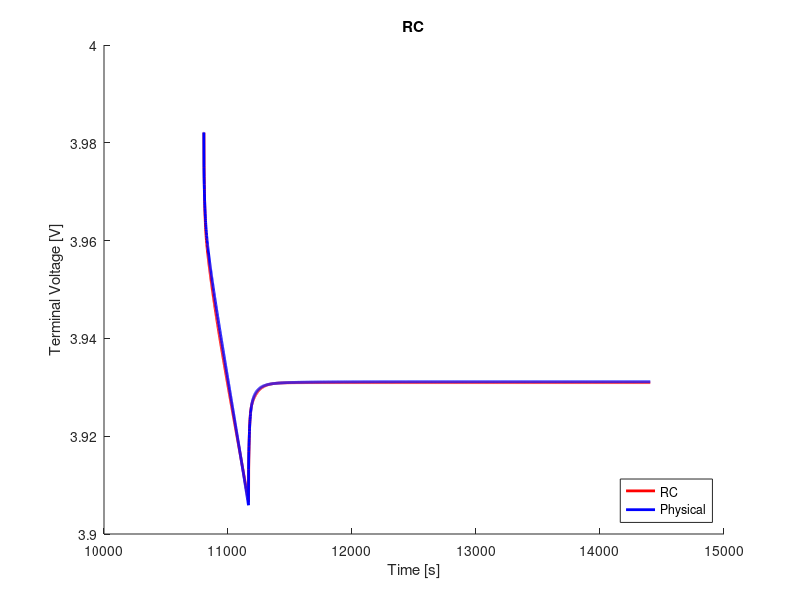

Write MATLAB code to recreate this figure.
clear;
clc;
close all;

%% load data
load('ocv_final.mat');
time_ocv = time;
load('pulse_1_c_3.mat');
load('rc2_cf_params.mat');

%% voltage limitations
v_max = 4.4;                                    % cut-over voltage
v_min = 3.0;                                    % cut-off voltage

%% resample ocv and soc
t1 = time_ocv(1);
t2 = time_ocv(end);
dt = 1;                                         % sample time
t = (t1:dt:t2) - t1;

ocv = interp1(time_ocv, ocv, t1:dt:t2);
soc = interp1(time_ocv, soc, t1:dt:t2);

s = length(time);

%% variables
Q = 16.8;
eta = 1.0;                                  % coulombic efficiency

n = 2;                                      % number of rc links
i_r = zeros(n, 1);
v_c = zeros(n, 1);
flag = 1;

%% compute soc
ind_init = interp1(soc, 1:length(soc), 0.7096, 'nearest');
v_t(1) = ocv(ind_init);
z0 = soc(ind_init);
z = z0 - dt/(Q*3600)*eta*cumsum(I(1:end));

% manual fit
p = 4;
r0 = r0_cf(p);
r1 = r1_cf(p);
r2 = r2_cf(p);
% r3 = r3_cf(p);
c1 = c1_cf(p);
c2 = c2_cf(p);
% c3 = c3_cf(p);

r = [r1; r2];
c = [c1; c2];

%% compute terminal voltage
for j = 1:n
    f(j) = exp(-dt/(r(j)*c(j)));
end
for k = 1:s-1
    if flag == 1
        i_r(:, k+1) = diag(f)*i_r(:, k) + (1-f')*I(k);
        v_c(:, k) = i_r(:, k).*r;
        ind = interp1(soc, 1:length(soc), z(k), 'nearest');
        v_t(k+1) = ocv(ind) - sum(v_c(:, k)) - I(k).*r0;
        if v_t(k) < v_min
            fprintf('Reached lower voltage limit.');
            flag = 0;
        end
        if v_t(k) > v_max
            fprintf('Reached upper voltage limit.');
            flag = 0;
        end 
    end
end

%% compute rms error
v_t = reshape(v_t, size(V_batt_time));
rmse = 1000*sqrt(mean((V_batt_time - v_t).^2))     % [mV]

%% plot
figure(1);
hold on;
plot(time, v_t, 'r', 'LineWidth', 2)
hold on;
plot(time, V_batt_time, 'b', 'LineWidth', 2)
xlabel('Time [s]')
ylabel('Terminal Voltage [V]')
title('RC')
legend('RC', 'Physical', 'location', 'southeast')